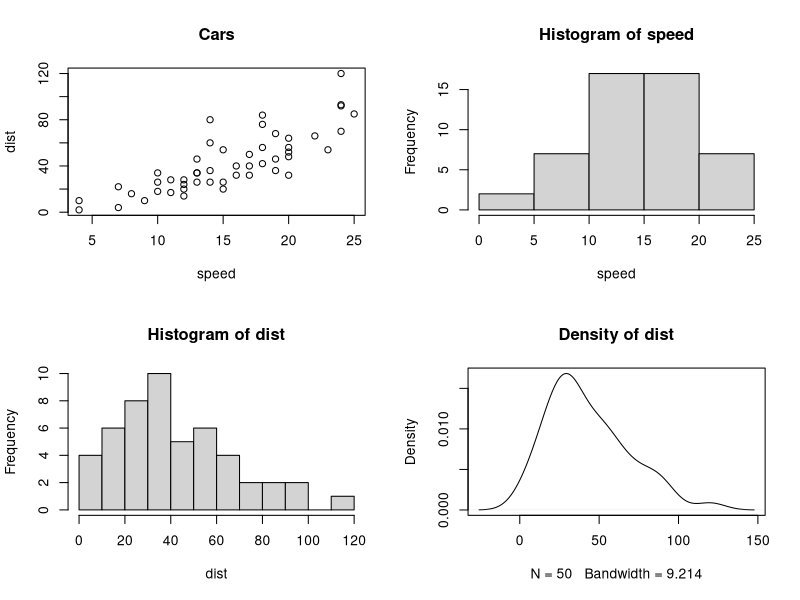

Reproduce this figure in R.
# File name: plot_3.r

data(cars)

par(mfrow = c(2, 2))

plot(cars, main = "Cars")
hist(cars[, 1], xlab = "speed", main = "Histogram of speed")
hist(cars[, 2], xlab = "dist", nclass = 10, main = "Histogram of dist")
plot(density(cars[, 2]), main = "Density of dist")
